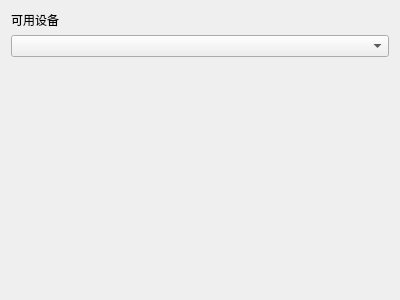
<?xml version="1.0" encoding="UTF-8"?>
<ui version="4.0">
 <class>DeviceSelectInterface</class>
 <widget class="QWidget" name="DeviceSelectInterface">
  <property name="geometry">
   <rect>
    <x>0</x>
    <y>0</y>
    <width>400</width>
    <height>300</height>
   </rect>
  </property>
  <property name="windowTitle">
   <string>Form</string>
  </property>
  <layout class="QVBoxLayout" name="verticalLayout">
   <item>
    <widget class="QLabel" name="label">
     <property name="baseSize">
      <size>
       <width>0</width>
       <height>0</height>
      </size>
     </property>
     <property name="text">
      <string>可用设备</string>
     </property>
    </widget>
   </item>
   <item>
    <widget class="QComboBox" name="comboBox"/>
   </item>
   <item>
    <spacer name="verticalSpacer">
     <property name="orientation">
      <enum>Qt::Vertical</enum>
     </property>
     <property name="sizeHint" stdset="0">
      <size>
       <width>20</width>
       <height>40</height>
      </size>
     </property>
    </spacer>
   </item>
  </layout>
 </widget>
 <resources/>
 <connections/>
</ui>
